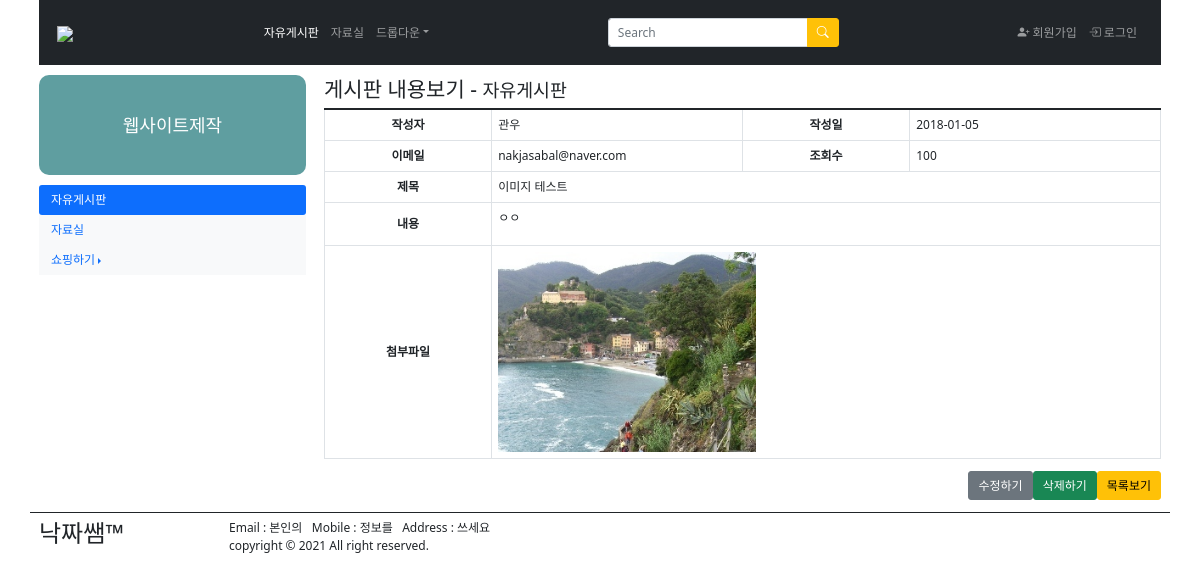
/boardApps/view/205, run on the app's committed database.
### boardApps/models.py (models this page shows, shortened)
class Post(models.Model):
    user_id = models.CharField(max_length=30)
    passwd = models.CharField(max_length=50)
    titles = models.CharField(max_length=50)
    contents = models.TextField()
    mainphoto = models.ImageField(blank=True, null=True)

### boardApps/views.py (the view)
# urls.py: path('view/<int:pk>', views.view, name="view"),
def view(request, pk):
    post = Post.objects.get(pk=pk)
    return render(request, 'board/view.html', {'post':post})

### boardApps/templates/board/view.html (shortened to what this page needs)
<!DOCTYPE html>
<html lang="en">
<head>
    <link href="https://cdn.jsdelivr.net/npm/bootstrap@5.1.2/dist/css/bootstrap.min.css" rel="stylesheet">
    <link rel="stylesheet" href="https://cdn.jsdelivr.net/npm/bootstrap-icons@1.7.1/font/bootstrap-icons.css">
</head>
<body>
<div class="container">
	<div class="row">
        <div class="col-12">
            <nav class="navbar navbar-expand-sm bg-dark navbar-dark">
                <div class="container-fluid">
                    <a class="navbar-brand" href="#">
                        <img src="https://www.ikosmo.co.kr/images/common/logo_center_v2.jpg" style="width: 120px;">
                    </a>
                    <ul class="navbar-nav">
                        <li class="nav-item">
                            <a class="nav-link active" href="#">자유게시판</a>
                        </li>
                        <li class="nav-item">
                            <a class="nav-link" href="#">자료실</a>
                        </li>
                        <li class="nav-item dropdown">
                            <a class="nav-link dropdown-toggle" data-bs-toggle="dropdown" href="#">드롭다운</a>
                        </li>
                    </ul>
                    <form class="mt-3" method="get" action="">
                    <div class="input-group mb-3">
                        <input type="text" class="form-control" placeholder="Search" style="width: 200px;">
                        <button class="btn btn-warning" type="submit">
                            <i class="bi-search" style="font-size: 1rem; color: white;"></i>
                        </button>
                    </div>
                    </form>
                    <ul class="navbar-nav">
                        <li class="nav-item">
                            <a class="nav-link" href="#">
                                <i class="bi-person-plus-fill" style="font-size: 1rem;"></i>
                                회원가입
                            </a>
                        </li>
                        <li class="nav-item">
                            <a class="nav-link" href="#">
                                <i class="bi-box-arrow-in-right" style="font-size: 1rem;"></i>
                                로그인
                            </a>
                        </li>
                    </ul>
                </div>
            </nav>
        </div>
    </div>
    <div class="row">
<div class="col-3">
          <div style="height: 100px;line-height: 100px;text-align: center;background-color: cadetblue;
        border-radius: 10px;margin: 10px 0;font-size: 1.5em;color: #ffffff;">
        웹사이트제작
    </div>
    <ul class="nav nav-pills flex-column">
        <li class="nav-item">
            <a class="nav-link active" href="#">자유게시판</a>
        </li>
        <li class="nav-item bg-light">
            <a class="nav-link" href="#">자료실</a>
        </li>
        <li class="nav-item bg-light dropdown dropend">
            <a class="nav-link dropdown-toggle" data-bs-toggle="dropdown" href="#">쇼핑하기</a>
        </li>
    </ul>
</div>
        <div class="col-9 pt-3">
            <h3>게시판 내용보기 - <small>자유게시판</small></h3>
            <form>
                <table class="table table-bordered">
                <colgroup>
                    <col width="20%"/>
                    <col width="30%"/>
                    <col width="20%"/>
                    <col width="*"/>
                </colgroup>
                <tbody>
                    <tr>
                        <th class="text-center"
                            style="vertical-align:middle;">작성자</th>
                        <td>
                            {{ post.user_id }}
                        </td>
                        <th class="text-center"
                            style="vertical-align:middle;">작성일</th>
                        <td>
                            2018-01-05
                        </td>
                    </tr>
                    <tr>
                        <th class="text-center"
                            style="vertical-align:middle;">이메일</th>
                        <td>
                            nakjasabal@naver.com
                        </td>
                        <th class="text-center"
                            style="vertical-align:middle;">조회수</th>
                        <td>
                            100
                        </td>
                    </tr>
                    <tr>
                        <th class="text-center"
                            style="vertical-align:middle;">제목</th>
                        <td colspan="3">
                            {{ post.titles }}
                        </td>
                    </tr>
                    <tr>
                        <th class="text-center"
                            style="vertical-align:middle;">내용</th>
                        <td colspan="3">
                            {{ post.contents|linebreaks }}
                        </td>
                    </tr>
                    <tr>
                        <th class="text-center"
                            style="vertical-align:middle;">첨부파일</th>
                        <td colspan="3">
                            {% if post.mainphoto %}
                                <img src="{{ post.mainphoto.url }}" style="max-height: 200px;"><br>
                            {% endif %}
                        </td>
                    </tr>
                </tbody>
                </table>
                <div class="row mb-3">
                    <div class="col d-flex justify-content-end">
                        <button type="button" class="btn btn-secondary" onclick="location.href='../edit/{{ post.pk }}';">수정하기</button>
                        <button type="button" class="btn btn-success" onclick="location.href='javascript:postDelete({{ post.pk }})';">삭제하기</button>
                        <button type="button" class="btn btn-warning" onclick="location.href='/boardApps/list/';">목록보기</button>
                    </div>
                </div>
            </form>
        </div>
    </div>
<div class="row border border-dark border-bottom-0 border-start-0 border-end-0 pt-2">
    <div class="col-2">
          <h2>낙짜쌤&trade;</h2>
    </div>
    <div class="col-10">
          Email : 본인의&nbsp;&nbsp;
          Mobile : 정보를&nbsp;&nbsp;
          Address : 쓰세요
          <br>
          copyright &copy; 2021
          All right reserved.
    </div>
</div>
</div>
</body>
</html>

### boardApps/templates/board/view.html (style rules this page uses)
div { border:0px solid blueviolet; }
* { font-size: 12px; }

### data on the page
Post: user_id "관우", titles "이미지 테스트", contents "ㅇㅇ", mainphoto (picture)
